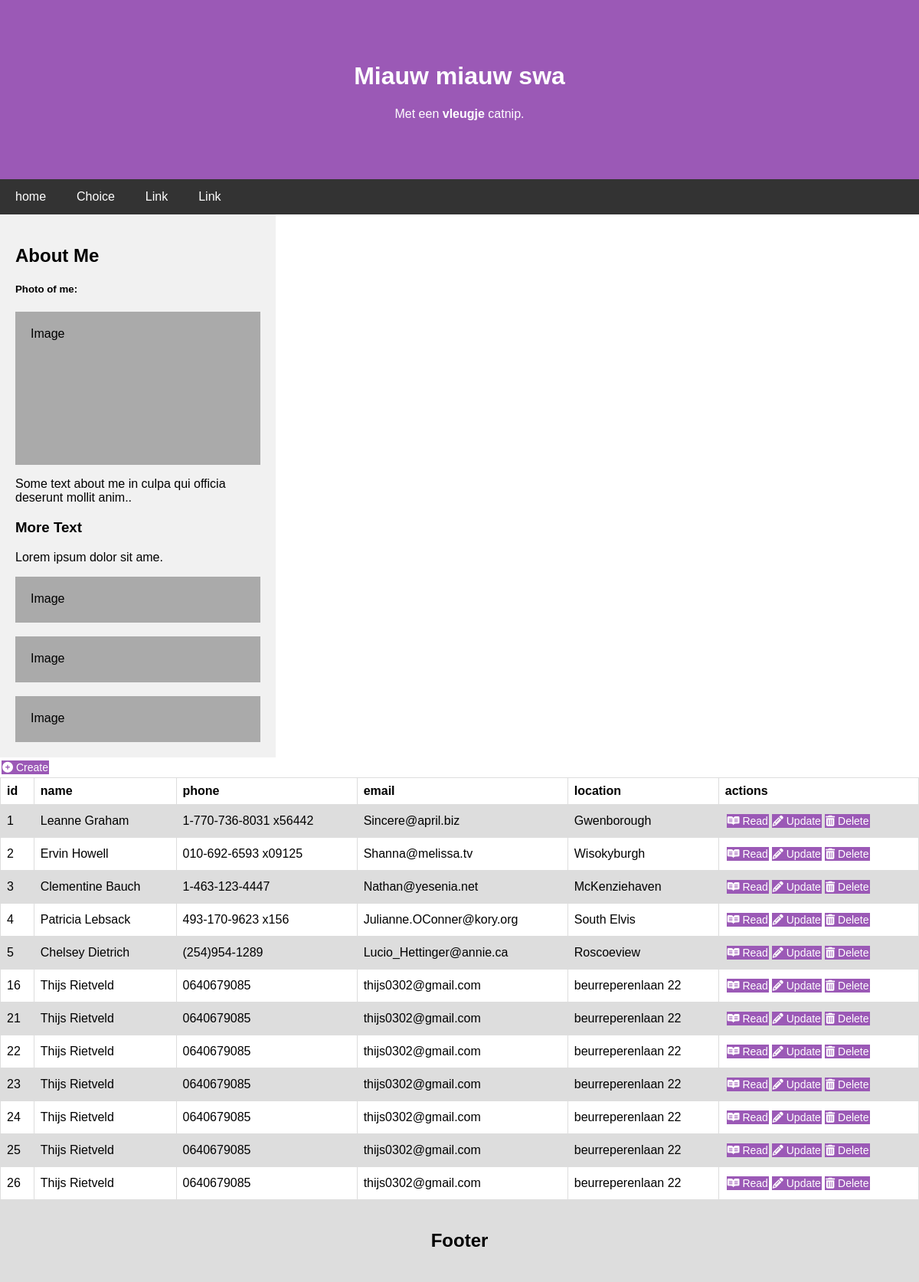
The page / on the database its author committed.
### tables this page shows
CREATE TABLE `contacts` (
  `id` int(11) UNSIGNED NOT NULL,
  `name` varchar(128) NOT NULL,
  `phone` varchar(64) DEFAULT NULL,
  `email` varchar(255) DEFAULT NULL,
  `location` varchar(255) DEFAULT NULL
);

### index.php (called while the page is built)
<?php
require_once 'controller/ContactsController.php';
$contacts = new ContactsController();
$contacts->handleRequest();

### model/ContactsLogic.php (called while the page is built, shortened)
<?php
require_once 'Datahandler.php';
class ContactsLogic
{
    public function __construct()
    {
        $this->Datahandler = new Datahandler("localhost", "mysql", "mvc", "root", "");
    }
    public function readAllContacts()
    {
        try {
                $sql = "SELECT * FROM contacts";
                $result = $this->Datahandler->readsData($sql);
                $res = $result->fetchAll();
                return $res;
        } catch (Exception $e) {
            throw $e;
        }
    }
}

### model/DataHandler.php (called while the page is built, shortened)
<?php
class DataHandler
{
    public function __construct($host, $dbdriver, $dbname, $username, $password)
    {
        $this->host = $host;
        $this->dbdriver = $dbdriver;
        $this->dbname = $dbname;
        $this->username = $username;
        $this->password = $password;
        try {
            $this->dbh = new PDO("$this->dbdriver:host=$this->host;dbname=$this->dbname", $this->username, $this->password);
            $this->dbh->setAttribute(PDO::ATTR_ERRMODE, PDO::ERRMODE_EXCEPTION);
            return true;
        } catch (PDOException $e) {
            echo "Connection with " . $this->dbdriver . " failed: " . $e->getMessage();
        }
    }
    public function readsData($sql)
    {
        return $this->dbh->query($sql, PDO::FETCH_ASSOC);
    }
}
?>

### model/Output.php (the view, shortened to what this page needs)
<?php
class Output
{
    public function createTable($entries, $ftable)
    {
        $tableheader = false;
        $html = "";
        $html .= '<table class="' . $ftable . '">';
        foreach ($entries as $row) {
            if ($tableheader == false) {
                $html .= "<tr>";
                foreach ($row as $key => $value) {
                    $html .= "<th>{$key}</th>";
                }
                $html .= "<th>actions</th>";
                $html .= "</tr>";
                $tableheader = true;
            }
            $html .= "<tr>";
            foreach ($row as $key => $value) {
                $html .= "<td data-title='{$key}'>{$value}</td>";
            }
            $html .= "<td><a class=\"crudfunctionbutton\" href='index.php?op=reads&id=" . $row['id'] .
            "'><i class=\"fa-brands fa-readme\"></i> Read</a><a class=\"crudfunctionbutton\" href='index.php?op=update&id=" . $row['id'] .
            "'><i class=\"fa-solid fa-pencil\"></i> Update</a><a class=\"crudfunctionbutton\" href='index.php?op=delete&id=" . $row['id'] .
            "'onclick=\"return confirm('Are you sure you want to delete?');\"><i class=\"fa-solid fa-trash-can\"></i> Delete</a></td>";
            $html .= "</tr>";
        }
        $html .= "</table>";
        return $html;
    }
}
?>

### controller/ContactsController.php (shortened to what this page needs)
<?php
require_once 'model/ContactsLogic.php';
require_once 'model/Output.php';
class ContactsController
{
    public function __construct()
    {
        $this->ContactsLogic = new ContactsLogic();
        $this->Output = new Output();
    }
    public function handleRequest()
    {
        try {
            $op = isset($_GET['op']) ? $_GET['op'] : '';
            switch ($op)
            {
            default:
                $this->collectReadAllContacts();
            }
        } catch (Exception $e) {
            throw $e;
        }
    }
    public function collectReadAllContacts()
    {
        $res = $this->ContactsLogic->readAllContacts();
        $contacts = $this->Output->createTable($res, "");
        include 'view/reads.php';
    }
}

### header.php (shortened to what this page needs)
<!DOCTYPE html>
<html>
<head>
<link rel="stylesheet" href="./media/styles01.css">
<link rel="stylesheet" href="https://cdnjs.cloudflare.com/ajax/libs/font-awesome/6.1.0/css/all.min.css" />
</head>
<body>
<div class="header">
  <h1>Miauw miauw swa</h1>
  <p>Met een<b> vleugje </b> catnip.</p>
</div>
<div class="navbar">
  <a href="./index.php">home</a>
  <a href="index.php?op=choice">Choice</a>
  <a href="#">Link</a>
  <a href="#">Link</a>
</div>
<div class="row">
  <div class="side">
    <h2>About Me</h2>
    <h5>Photo of me:</h5>
    <div class="fakeimg" style="height:200px;">Image</div>
    <p>Some text about me in culpa qui officia deserunt mollit anim..</p>
    <h3>More Text</h3>
    <p>Lorem ipsum dolor sit ame.</p>
    <div class="fakeimg" style="height:60px;">Image</div><br>
    <div class="fakeimg" style="height:60px;">Image</div><br>
    <div class="fakeimg" style="height:60px;">Image</div>
  </div>
  <div class="main">
    </div>
</body>

### view/reads.php
<?php
require 'header.php';
$html = "<a class=\"crudfunctionbutton\" href='index.php?op=create'><i class='fa-solid fa-circle-plus'></i> Create</a>";
echo $html;
echo $contacts;
require 'footer.php';

### footer.php (shortened to what this page needs)
<div class="footer">
  <h2>Footer</h2>
</div>
</body>
</html>

### media/styles01.css (style rules this page uses)
* { box-sizing: border-box; }
body { font-family: Arial; margin: 0; }
.header { padding: 60px; text-align: center; background: #9b59b6; color: white; }
.navbar { display: flex; background-color: #333; }
.navbar a { color: white; padding: 14px 20px; text-decoration: none; text-align: center; }
.row { display: flex; flex-wrap: wrap; }
.side { flex: 30%; background-color: #f1f1f1; padding: 20px; }
.main { flex: 70%; background-color: white; padding: 20px; }
.fakeimg { background-color: #aaa; width: 100%; padding: 20px; }
.footer { padding: 20px; text-align: center; background: #ddd; }
table { font-family: arial, sans-serif; border-collapse: collapse; width: 100%; }
td, th { border: 1px solid #dddddd; text-align: left; padding: 8px; }
tr:nth-child(even) { background-color: #dddddd; }
.crudfunctionbutton { background-color: #9b59b6; border: none; color: white; padding: 1px 1px; text-align: center; text-decoration: none; display: inline-block; font-size: 14px; margin: 4px 2px; cursor: pointer; }

### rows shown on the page
contacts: key "id", key "name", key "phone", key "email", key "location", shows "actions", id "1", name "Leanne Graham", phone "1-770-736-8031 x56442", email "Sincere@april.biz", location "Gwenborough"
contacts: id "2", name "Ervin Howell", phone "010-692-6593 x09125", email "Shanna@melissa.tv", location "Wisokyburgh"
contacts: id "3", name "Clementine Bauch", phone "1-463-123-4447", email "Nathan@yesenia.net", location "McKenziehaven"
contacts: id "4", name "Patricia Lebsack", phone "493-170-9623 x156", email "Julianne.OConner@kory.org", location "South Elvis"
contacts: id "5", name "Chelsey Dietrich", phone "(254)954-1289", email "Lucio_Hettinger@annie.ca", location "Roscoeview"
contacts: id "16", name "Thijs Rietveld", phone "0640679085", email "thijs0302@gmail.com", location "beurreperenlaan 22"
contacts: id "21", name "Thijs Rietveld", phone "0640679085", email "thijs0302@gmail.com", location "beurreperenlaan 22"
contacts: id "22", name "Thijs Rietveld", phone "0640679085", email "thijs0302@gmail.com", location "beurreperenlaan 22"
contacts: id "23", name "Thijs Rietveld", phone "0640679085", email "thijs0302@gmail.com", location "beurreperenlaan 22"
contacts: id "24", name "Thijs Rietveld", phone "0640679085", email "thijs0302@gmail.com", location "beurreperenlaan 22"
contacts: id "25", name "Thijs Rietveld", phone "0640679085", email "thijs0302@gmail.com", location "beurreperenlaan 22"
contacts: id "26", name "Thijs Rietveld", phone "0640679085", email "thijs0302@gmail.com", location "beurreperenlaan 22"
